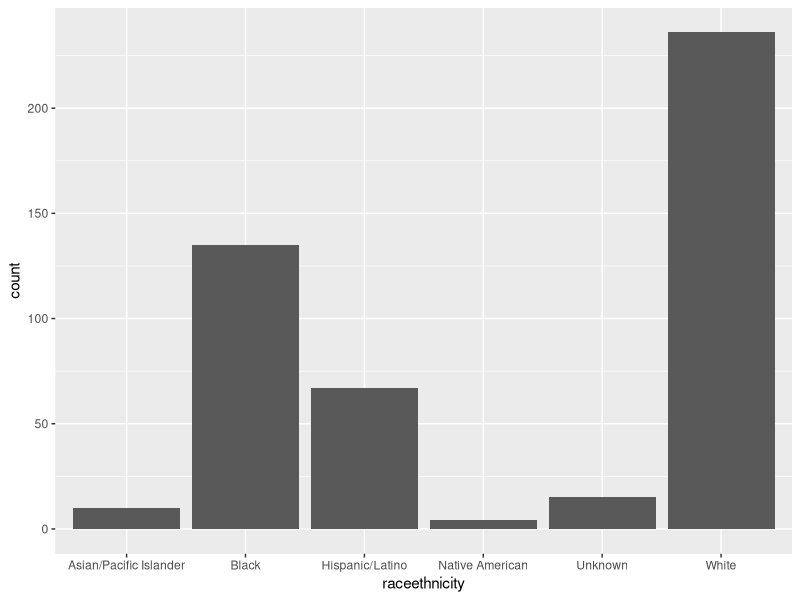
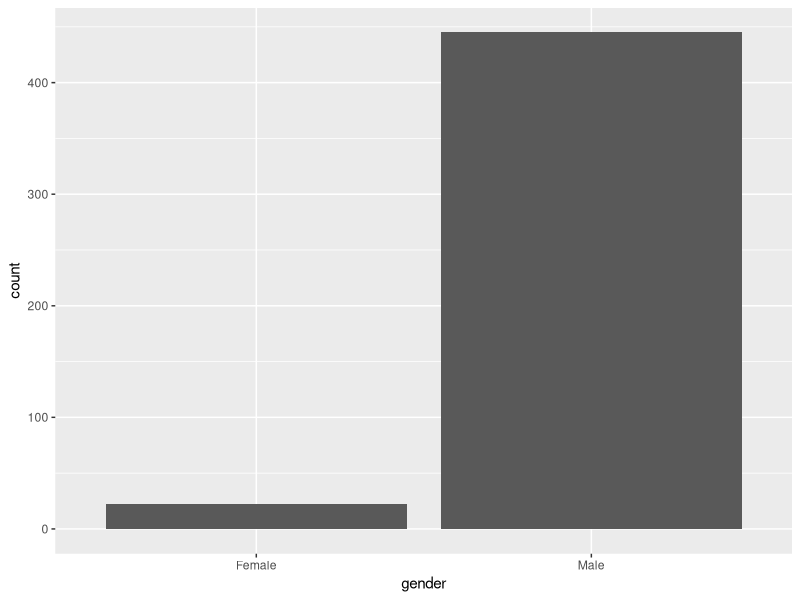
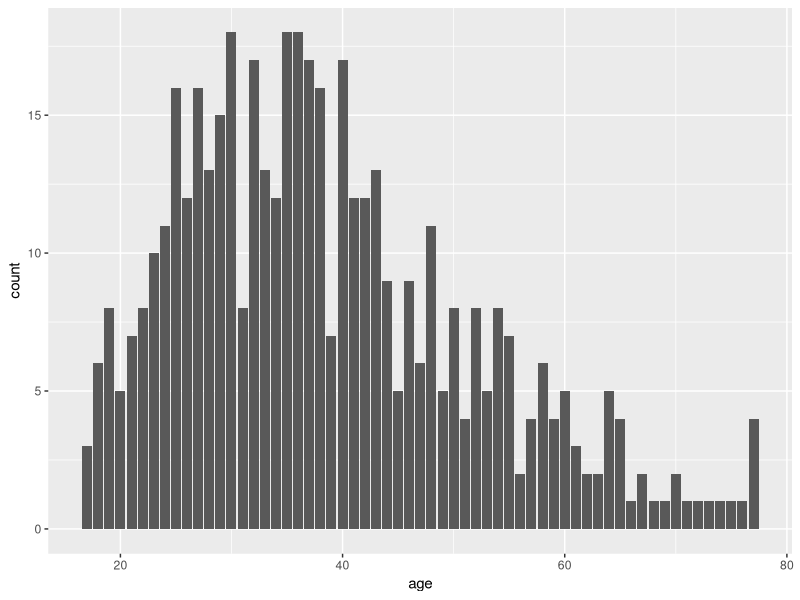
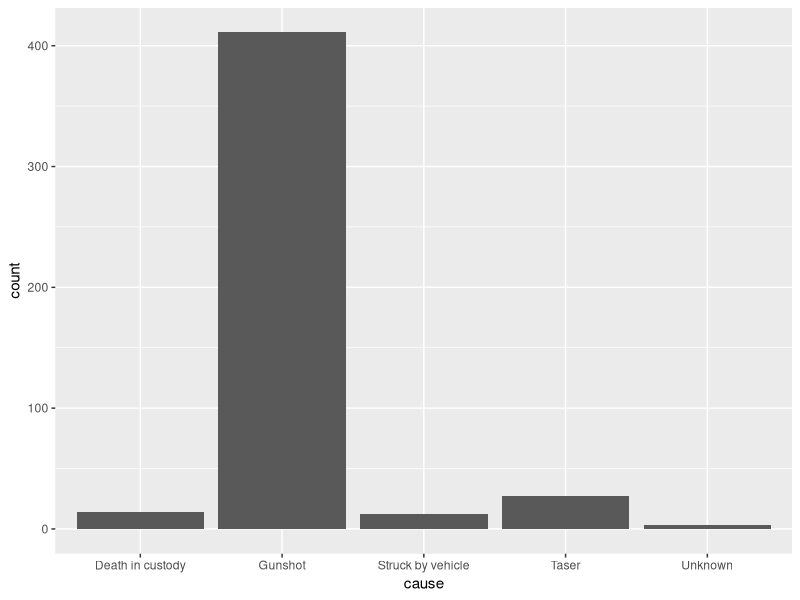

These figures' R source, in order:
## ---- chunk 1
knitr::opts_chunk$set(echo = TRUE)
## ---- chunk 2
library(ggplot2)
library(gridExtra)
library(dplyr)
library(viridis)
library(readr)
## ---- chunk 3
police = read_csv("police_killings_cleaned.csv")
ggplot(police) +
  geom_bar(aes(x = raceethnicity))
## ---- chunk 4
ggplot(police) + 
  geom_bar(aes(x = gender))
## ---- chunk 5
ggplot(police) + 
  geom_bar(aes(x = age))
## ---- chunk 6
ggplot(police) + 
  geom_bar(aes(x = cause))
